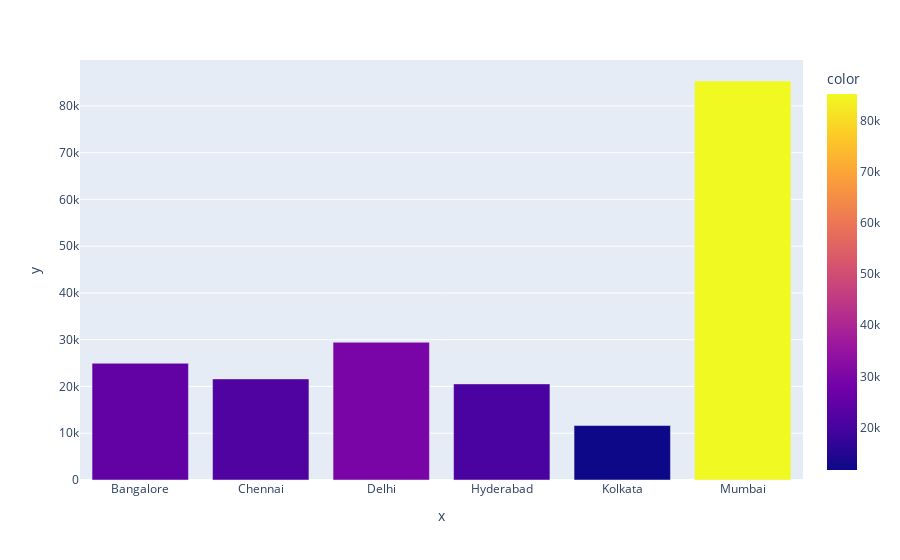

The notebook cell this image was saved under:
### Code cell
C= df.groupby('City')['Rent'].mean().index.tolist()
avg_rent_city = df.groupby('City')['Rent'].mean().values.tolist()
px.bar(x=C,y=avg_rent_city,color=avg_rent_city)

### Figure 1 — Plotly figure (JSON) as saved in the notebook; plotly's stock layout.template omitted (floating-point values rounded to 4 significant figures)
{"data": [{"alignmentgroup": "True", "hovertemplate": "x=%{x}<br>y=%{y}<br>color=%{marker.color}<extra></extra>", "legendgroup": "", "marker": {"color": [24970.0, 21610.0, 29460.0, 20560.0, 11650.0, 85320.0], "coloraxis": "coloraxis", "pattern": {"shape": ""}}, "name": "", "offsetgroup": "", "orientation": "v", "showlegend": false, "textposition": "auto", "type": "bar", "x": ["Bangalore", "Chennai", "Delhi", "Hyderabad", "Kolkata", "Mumbai"], "xaxis": "x", "y": [24970.0, 21610.0, 29460.0, 20560.0, 11650.0, 85320.0], "yaxis": "y"}], "layout": {"barmode": "relative", "coloraxis": {"colorbar": {"title": {"text": "color"}}, "colorscale": [[0, "#0d0887"], [0.1111, "#46039f"], [0.2222, "#7201a8"], [0.3333, "#9c179e"], [0.4444, "#bd3786"], [0.5556, "#d8576b"], [0.6667, "#ed7953"], [0.7778, "#fb9f3a"], [0.8889, "#fdca26"], [1, "#f0f921"]]}, "legend": {"tracegroupgap": 0}, "margin": {"t": 60}, "xaxis": {"anchor": "y", "domain": [0, 1], "title": {"text": "x"}}, "yaxis": {"anchor": "x", "domain": [0, 1], "title": {"text": "y"}}}}
